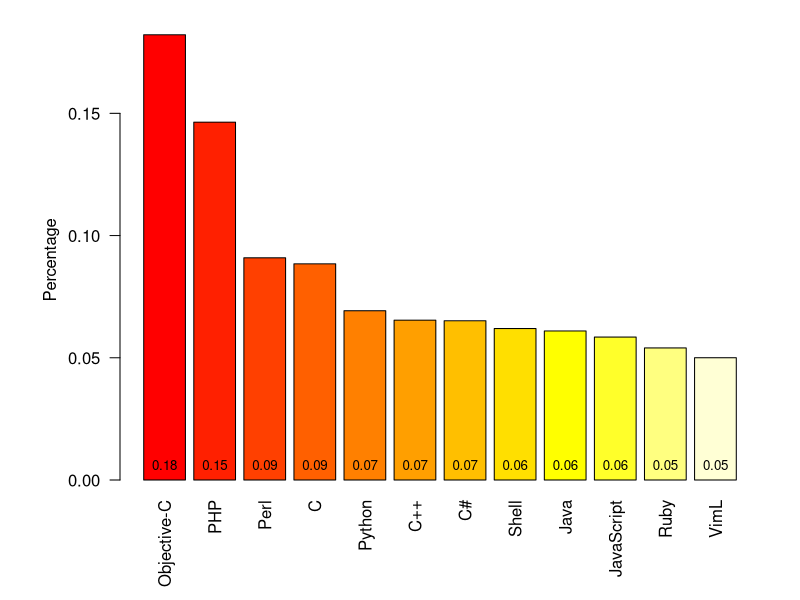

The R source for this figure:
# comment.char = "" must be set due to # char in C# 
tcir = read.table("merged_counts_joy.csv", sep=",", header=TRUE, comment.char = "")
# order by issue_count descending then by language name
sorted_by_ratio <- tcir[with(tcir, order(-percentage, language)), ]

# open a device using png() and specify taget image file
png(filename="commit-messages-joy-percentage.png",
    width = 800, height = 600, units = "px", pointsize = 14
)

# vertical labels: las=2, margins: mar=c(bottom, left, top, right)
par(las=2, mar=c(6, 6, 2, 2))
bp <- barplot(sorted_by_ratio$percentage,
    ylab="Percentage",
    ylim=c(0,.18),
    names.arg=sorted_by_ratio$language,
    col=heat.colors(nrow(tcir))
)
text(bp, 0, round(sorted_by_ratio$percentage, 2), cex=.8, pos=3)

# close device
dev.off()
